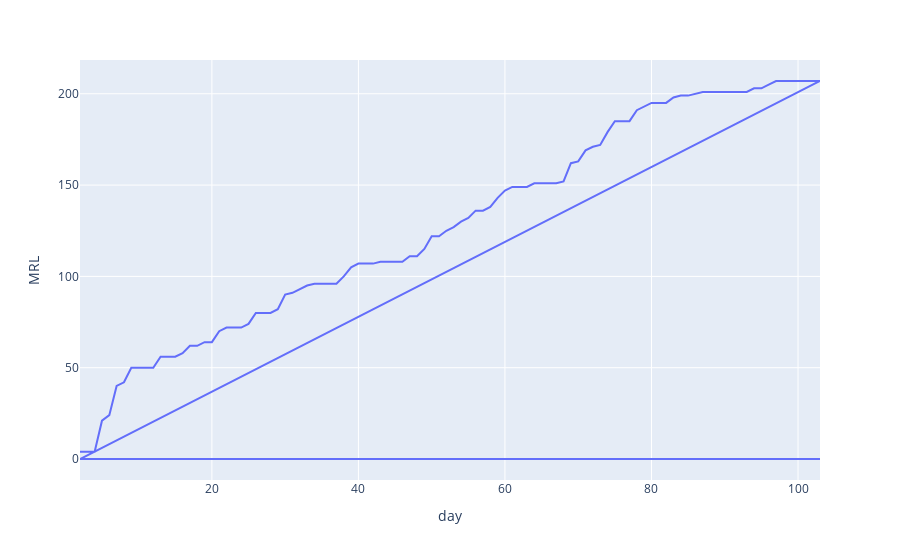

Here is the notebook cell this chart was saved with:
### Code cell
fig = px.line(df_jr, x='day', y="MRL")
fig.show()

### Figure 1 — Plotly figure (JSON) as saved in the notebook; plotly's stock layout.template omitted (floating-point values rounded to 4 significant figures; data arrays with more than 128 entries replaced by an {"elided": "..."} marker saying what was removed)
{"data": [{"hovertemplate": "day=%{x}<br>MRL=%{y}<extra></extra>", "legendgroup": "", "line": {"color": "#636efa", "dash": "solid"}, "marker": {"symbol": "circle"}, "mode": "lines", "name": "", "orientation": "v", "showlegend": false, "type": "scatter", "x": {"elided": "204 int values"}, "xaxis": "x", "y": {"elided": "204 int values"}, "yaxis": "y"}], "layout": {"legend": {"tracegroupgap": 0}, "margin": {"t": 60}, "xaxis": {"anchor": "y", "domain": [0, 1], "title": {"text": "day"}}, "yaxis": {"anchor": "x", "domain": [0, 1], "title": {"text": "MRL"}}}}
